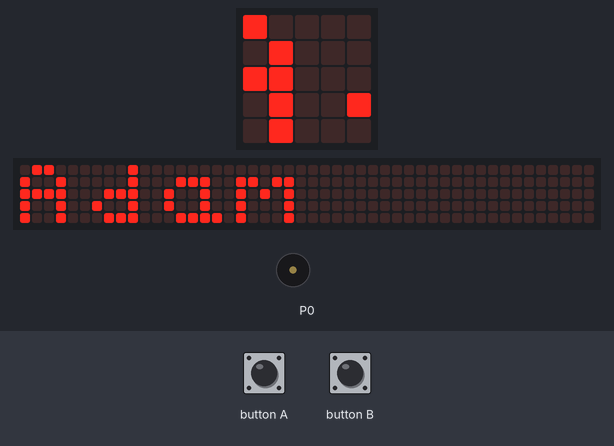
A program run on a simulated BBC micro:bit (MakeCode). Shown: the board's 5×5 LED display, a strip that is not on the board, showing the scrolling text unrolled, buzzer (waves = sounding). The inputs (shaded band) are chosen by the test bench. The 48×5 strip is a reading aid, not a part: it shows the text the display is scrolling, unrolled, one strip-width of it at a time.

Above: at 5.2 s.
5.3 s: button A pressed for 0.15 s
6.0 s: button B pressed for 0.15 s
6.7 s: button A pressed for 0.15 s
7.4 s: button B pressed for 0.15 s
At 8.69 s:
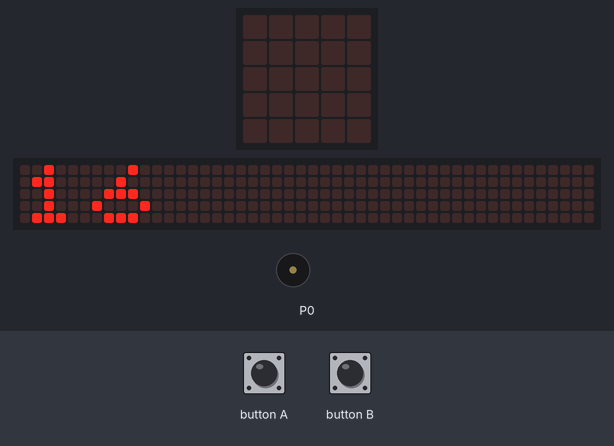
At 9.21 s:
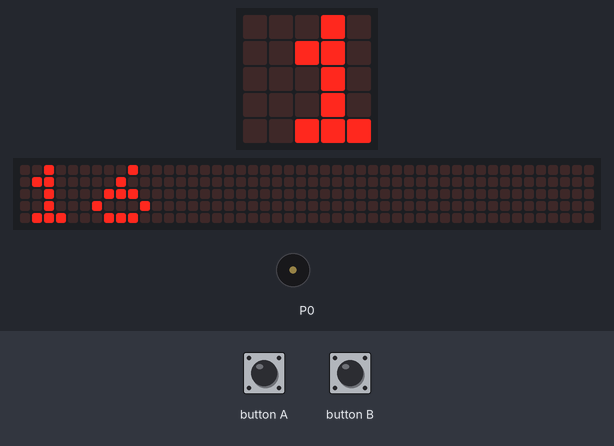
Timing chart, 0 to 10.7 s (numbered marks = the images above; inputs shaded):
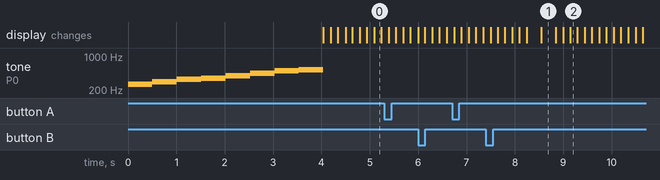

The program:

main.ts
```typescript
input.onButtonPressed(Button.A, function () {
    életkor += 1
})
input.onButtonPressed(Button.B, function () {
    életkor = életkor - 1
})
let életkor = 0
music.playMelody("C D E F G A B C5 ", 120)
életkor = 16
basic.forever(function () {
    basic.showString("Adam")
    basic.showString("" + (életkor))
})
```

test.ts
```typescript
// ide kerülnek a tesztek; a rendszer ezt nem kompilálja, ha a csomagot bővítményként használják.
```
